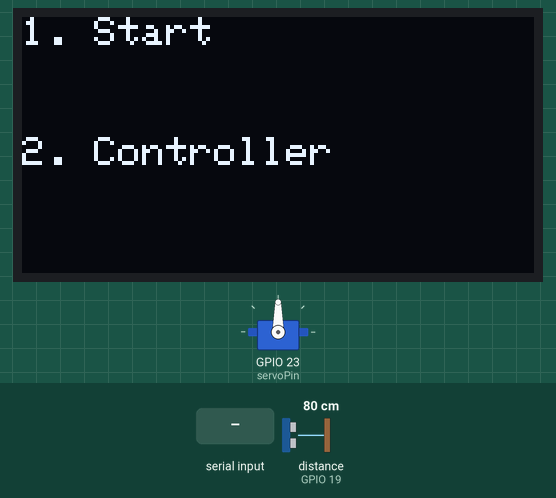
Simulated run of this sketch. Board: ESP32. Parts: 128×64 one-colour display, servo. The test bench sets the inputs (shaded band); at power-on: distance to the obstacle (sensor on GPIO 19) 80 cm. The echo pulse lasts 58.3 µs per cm; what the sketch prints to the serial monitor is not drawn.

Above: at 2.2 s.
2.3 s: "1" received over Serial
At 3.45 s:
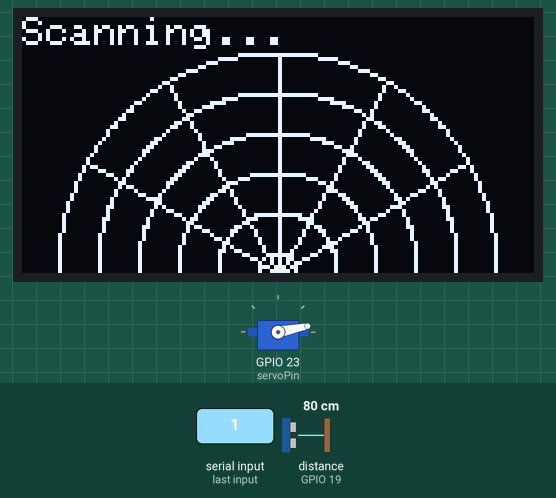
4.7 s: distance to the obstacle (sensor on GPIO 19) set to 2 cm
At 5.37 s:
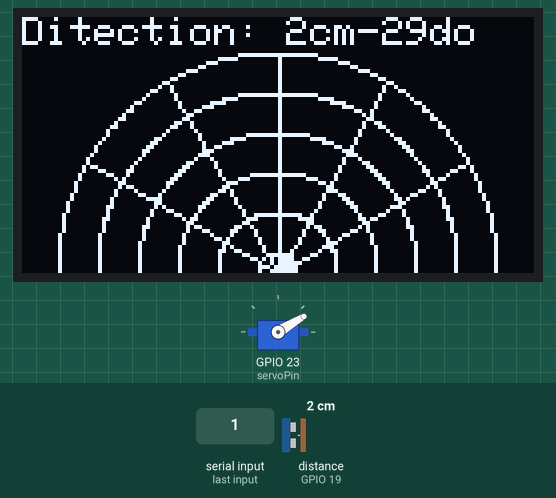
7.6 s: "0" received over Serial
At 8.2 s:
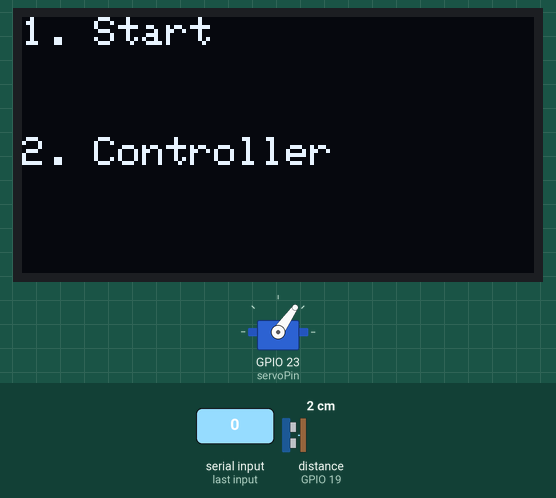
9.1 s: "2" received over Serial
At 10.2 s:
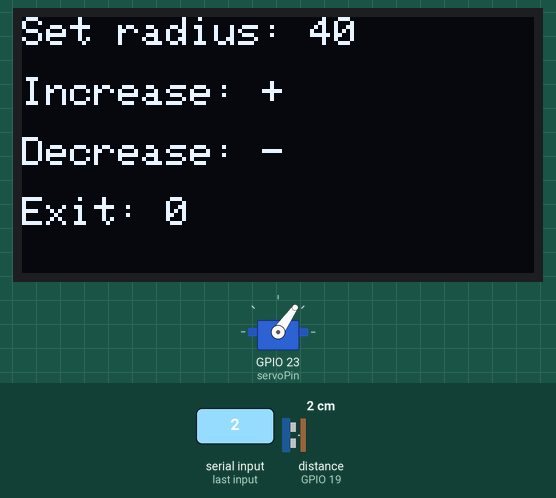
10.6 s: "+" received over Serial
At 11.0 s:
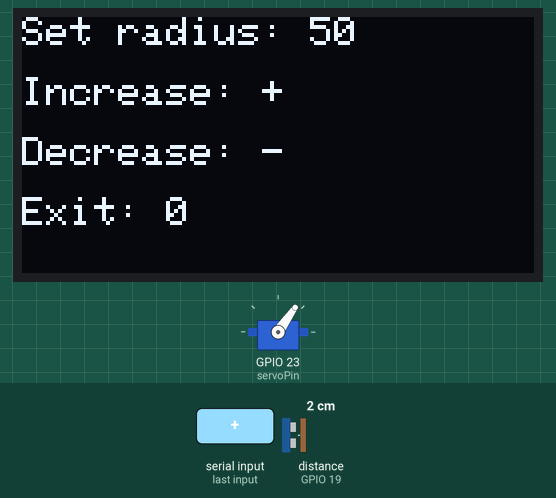
12.1 s: "1" received over Serial
At 12.59 s:
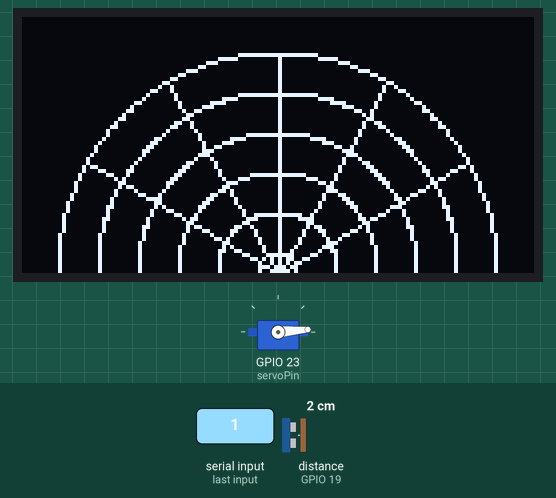
Timing chart, 0 to 19.8 s (numbered marks = the images above; inputs shaded):
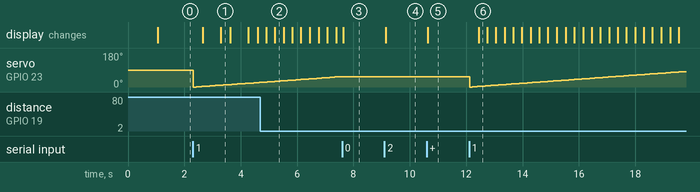

The sketch:

radar_tam_ngam.ino
```cpp
#include <SPI.h>
#include <Wire.h>
#include <Adafruit_GFX.h>
#include <Adafruit_SH110X.h>
#include <ESP32Servo.h>

#define SR04_TRIG_PIN 18    // Chân GPIO cho Trig của SR04
#define SR04_ECHO_PIN 19    // Chân GPIO cho Echo của SR04
#define I2C_ADDRESS 0x3c    // Địa chỉ I2C cho OLED
#define SCREEN_WIDTH 128    // Chiều rộng màn hình OLED, tính bằng pixel
#define SCREEN_HEIGHT 64    // Chiều cao màn hình OLED, tính bằng pixel
#define OLED_RESET -1       // Chân reset OLED

Adafruit_SH1106G display(SCREEN_WIDTH, SCREEN_HEIGHT, &Wire, OLED_RESET);

Servo myservo;              // Tạo đối tượng servo để điều khiển servo
int servoPin = 23;          // Chân PWM GPIO cho servo
int pos = 0;                // Biến để lưu vị trí của servo
unsigned int distance;      // Khoảng cách từ cảm biến siêu âm
String angle = "";
String distanceStr = "";
int iAngle = 0;
int iDistance = 0;
int cmd;
int mode = 0;
int radius = 40;

void setup() {
  pinMode(SR04_TRIG_PIN, OUTPUT);
  pinMode(SR04_ECHO_PIN, INPUT);

  Serial.begin(115200);
  delay(1000);
  Serial.println("ESP32 - Radar tầm ngắm");

  display.begin(I2C_ADDRESS, true); // Địa chỉ 0x3C mặc định
  display.setContrast(0); // Giảm độ sáng màn hình nếu cần

  ESP32PWM::allocateTimer(0);
  ESP32PWM::allocateTimer(1);
  ESP32PWM::allocateTimer(2);
  ESP32PWM::allocateTimer(3);

  myservo.setPeriodHertz(50);       // Servo chuẩn 50 Hz
  myservo.attach(servoPin, 550, 2500); // Gắn servo vào chân 18
}

int layKhoangCach() {
  digitalWrite(SR04_TRIG_PIN, LOW);   // Đặt Trig xuống mức thấp trong 2µS
  delayMicroseconds(2);
  digitalWrite(SR04_TRIG_PIN, HIGH);  // Gửi xung siêu âm trong 10µS
  delayMicroseconds(10);
  digitalWrite(SR04_TRIG_PIN, LOW);   // Dừng gửi xung
  unsigned int microseconds = pulseIn(SR04_ECHO_PIN, HIGH); // Đợi phản hồi
  return microseconds / 58;           // Tính khoảng cách bằng cm
}

void veVongCung(int x, int y, int radius, int startAngle, int endAngle, int color) {
  for (int angle = startAngle; angle < endAngle; angle++) {
    int x0 = x + radius * cos(radians(angle));
    int y0 = y + radius * sin(radians(angle));
    display.drawPixel(x0, y0, color);
  }
}

void veRadar() {
  int radarCenterX = SCREEN_WIDTH / 2; // Tọa độ trung tâm của radar theo chiều ngang
  int radarCenterY = SCREEN_HEIGHT; // Tọa độ trung tâm của radar theo chiều dọc (đáy màn hình)

  display.clearDisplay();
  for (int i = 5; i < 60; i += 10){
    veVongCung(radarCenterX, radarCenterY, i, 180, 360, SH110X_WHITE);
  }
  // Vẽ các đường tỏa
  for (int angle = 30; angle <= 150; angle += 30) {
    int x = radarCenterX + cos(radians(angle)) * 55;
    int y = radarCenterY - sin(radians(angle)) * 55;
    display.drawLine(radarCenterX, radarCenterY, x, y, SH110X_WHITE);
  }
  display.display();
}

void veDoiTuong() {
  float khoangCachPixel = iDistance * (55.0 / radius); // Chuyển đổi khoảng cách thành pixel
  if (iDistance < radius) {
    int x = SCREEN_WIDTH / 2 + khoangCachPixel * cos(radians(iAngle));
    int y = SCREEN_HEIGHT - khoangCachPixel * sin(radians(iAngle));
    display.fillCircle(x, y, 2, SH110X_WHITE);
  }
  display.display();
}

void veChu() {
  display.setCursor(0, 0);
  display.setTextSize(1);
  display.setTextColor(SH110X_WHITE);

  if (iDistance > radius) {
    display.print("Scanning...");
  } else {
    display.print("Ditection: ");
    display.print(iDistance);
    display.print("cm-");
    display.print(iAngle);
    display.print("do");
  }
  display.display();
}

void menu() {
  display.clearDisplay();
  display.setCursor(0, 0);
  display.setTextSize(1);
  display.setTextColor(SH110X_WHITE);
  display.print("1. Start");
  display.setCursor(0, 30);
  display.print("2. Controller");
  display.display();
}

void controller() {
  display.clearDisplay();
  display.setCursor(0, 0);
  display.setTextSize(1);
  display.setTextColor(SH110X_WHITE);
  display.print("Set radius: ");
  display.print(radius);
  display.setCursor(0, 15);
  display.print("Increase: +");
  display.setCursor(0, 30);
  display.print("Decrease: -");
  display.setCursor(0, 45);
  display.print("Exit: 0");
  display.display();
}

void quetRadar(){
  myservo.write(iAngle);
  delay(15);
  iDistance = layKhoangCach();
  veRadar();
  veDoiTuong();
  veChu();
  yield();
}

void loop() {
  if (Serial.available() > 0) {
    cmd = Serial.read();
    if (cmd == '1') {
      mode = 1; // Chuyển sang chế độ đo khoảng cách
    } else if (cmd == '2') {
      mode = 2; // Chuyển sang chế độ controller
    } else if (cmd == '0') {
      mode = 0; // Chuyển sang chế độ menu
      menu(); // Vẽ menu ngay lập tức
    } else if (mode == 2 && (cmd == '+' || cmd == '-')) {
      if (cmd == '+') {
        radius += 10; // Tăng bán kính
      } else if (cmd == '-') {
        radius -= 10; // Giảm bán kính
        if (radius < 10) radius = 10; // Đảm bảo bán kính không âm
      }
      controller(); // Cập nhật màn hình controller
    }
  }

  if (mode == 1) {
    for (pos = 0; pos <= 180; pos += 1) {
      if (Serial.available() > 0) {
        cmd = Serial.read();
        if (cmd == '0') {
          mode = 0; // Chuyển sang chế độ menu
          menu();
          return; // Thoát vòng lặp và trở về chế độ menu
        }
      }
      iAngle = pos;
      quetRadar();
    }
    for (pos = 180; pos >= 0; pos -= 1) {
      if (Serial.available() > 0) {
        cmd = Serial.read();
        if (cmd == '0') {
          mode = 0; // Chuyển sang chế độ menu
          menu();
          return; // Thoát vòng lặp và trở về chế độ menu
        }
      }
      iAngle = pos;
      quetRadar();
    }
  } else if (mode == 0){
    menu();
  } else if (mode == 2) {
    controller();
  }
}
```

Measured:
- after the input at 2.3 s, servo on GPIO 23 (servoPin): 90° → 0° at once, → 1° 0.10 s later, → 2° 0.10 s later, → 3° 0.10 s later, … (25 changes in this stretch); the display: first changes after 0.35 s (image 1 shows a later state)
- after the input at 4.7 s, the display: first changes after 0.21 s (image 2 shows a later state)
- after the input at 7.6 s, servo on GPIO 23 (servoPin): stays 55° (without the input it goes to 56° after 0.02 s); the display: changes after 0.05 s (image 3)
- after the input at 9.1 s, the display: changes at once (image 4)
- after the input at 10.6 s, the display: changes at once (image 5)
- after the input at 12.1 s, servo on GPIO 23 (servoPin): 55° → 0° at once, → 1° 0.09 s later, → 2° 0.09 s later, → 3° 0.09 s later, … (83 changes in this stretch); the display: changes after 0.34 s (image 6)
